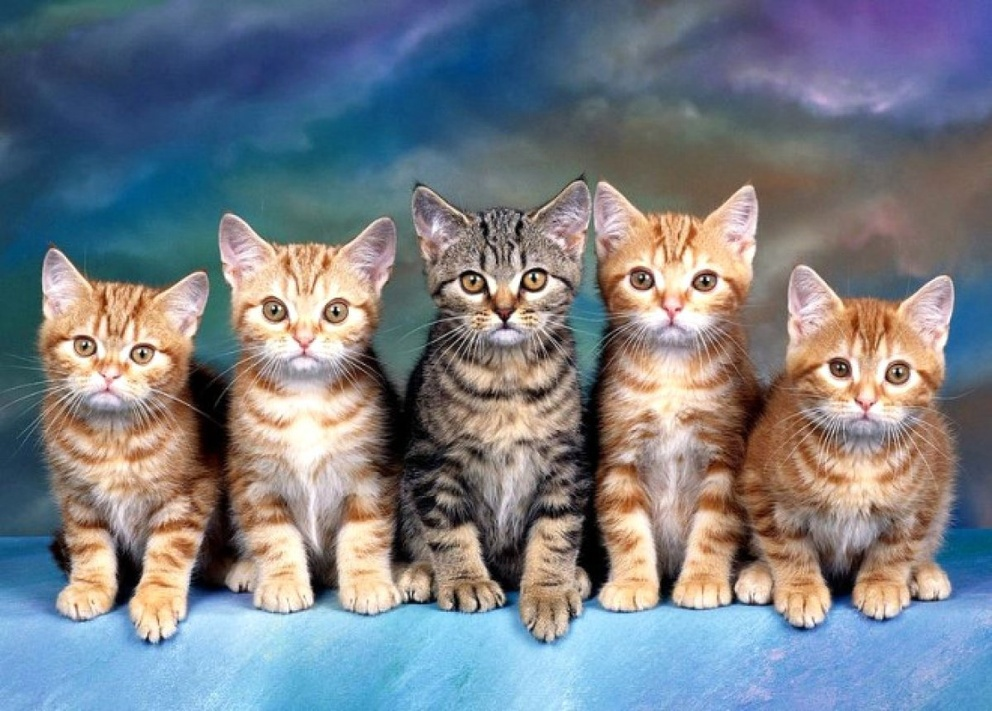
#> input picture Image Processing/Kedi Yüzü Tanıma Projesi/besli_kedi.jpg, 992 x 711 px, shrunk from 1200 x 860 before the run; its folder holds only this picture in this run
$ python 'kedi_yuzu_tanıma.py'
#> lines starting #> are read from the running program, lines starting #| are printed output that depends on the picture; after the words box and inside, x2 and y2 are one past the last pixel; in counts of white or black regions, pixels touching at a corner belong together
# -*- coding: utf-8 -*-
"""
Created on Thu Mar 24 13:41:41 2022

@author: Erdal
"""

import cv2
import os

# resimleri çoklu içe aktarma
files = os.listdir()
print(files)

img_path_list = []

for f in files:
    if(f.endswith(".jpg")):
        img_path_list.append(f)

for j in img_path_list:
    print(j)
    image = cv2.imread(j)
#> image is the input picture: shape (711, 992, 3); mean B, G, R 135.2, 127.5, 121.8
    gray = cv2.cvtColor(image, cv2.COLOR_BGR2GRAY)
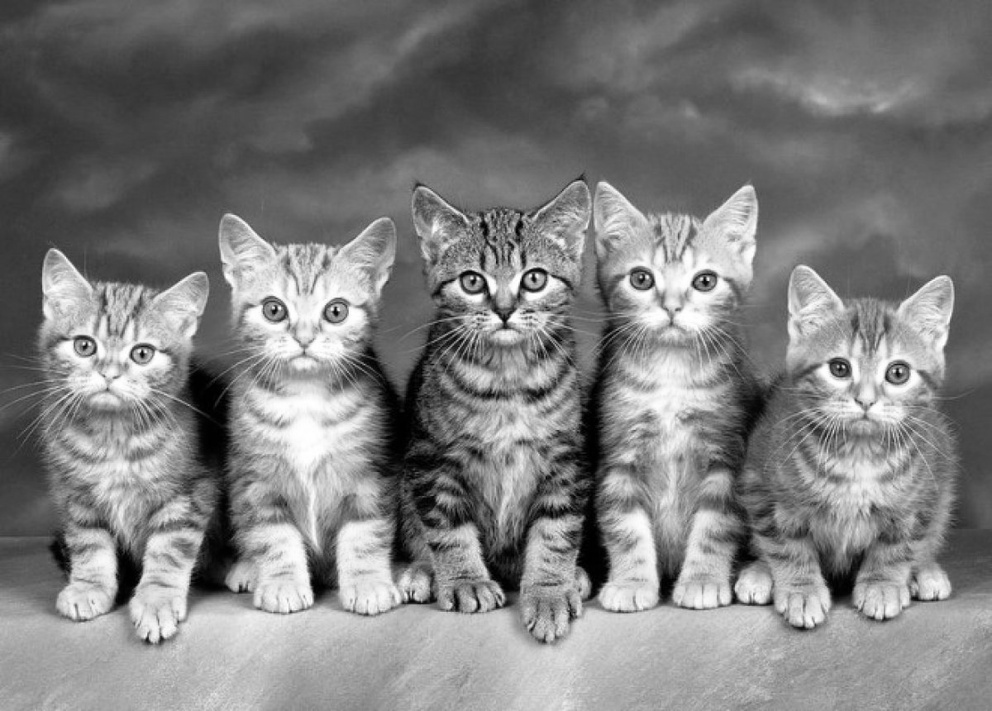
#> gray: shape (711, 992); min 0, max 255, mean 126.7

    detector = cv2.CascadeClassifier("haarcascade_frontalcatface.xml")
    # bütün kediler bu oranlarla tespit edilebiliyor. En iyi sonuç için,
    # minNeighbors ve scaleFactor ile belirli oranlarda oynamak gerekiyor.
    rects = detector.detectMultiScale(gray, minNeighbors = 8, scaleFactor = 1.0379)
#> rects = [[233, 253, 140, 140], [602, 223, 139, 139], [800, 316, 133, 133], [49, 298, 128, 128], [436, 226, 133, 133], [218, 429, 195, 195]]

    for (i,(x,y,w,h)) in enumerate(rects):
        cv2.rectangle(image, (x,y), (x+w, y+h), (0,255,0), 10)
        #.putText(resim, yazı, koordinat, font, kalınlık, renk)
        cv2.putText(image, f"Kedi{i+1}", (x,y-10), cv2.FONT_HERSHEY_SIMPLEX, 0.55 ,(0,255,255), 2)
#> this loop made 6 passes
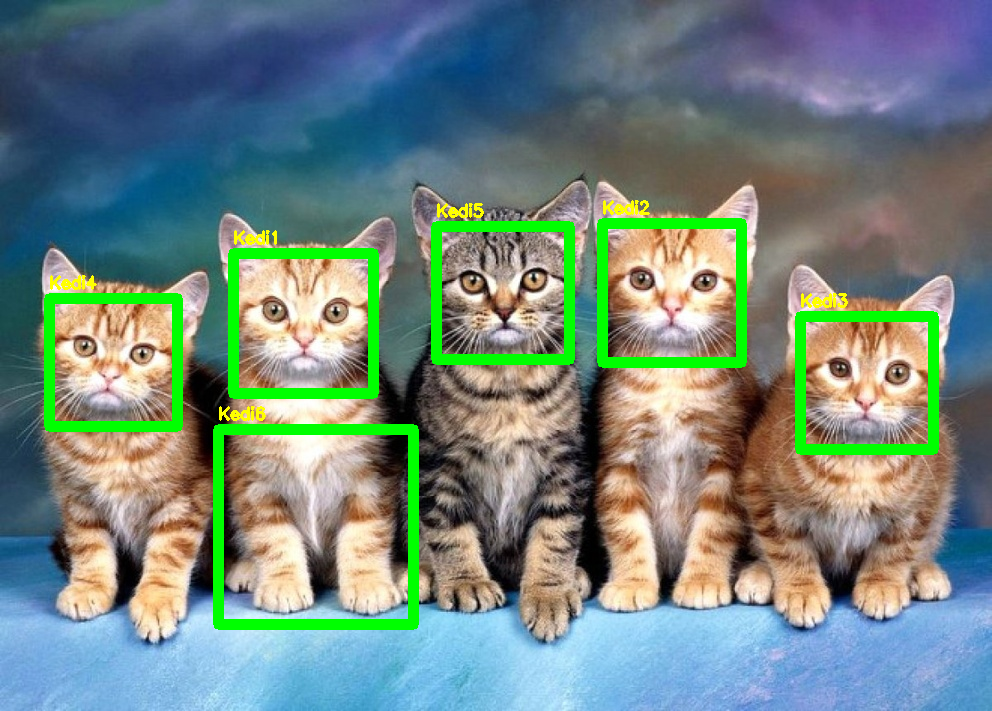
#> image: shape (711, 992, 3); 5.71% of pixels changed, all inside (x1, y1, x2, y2) = (44, 200, 939, 630)

    cv2.imshow(j, image)
    if(cv2.waitKey(0) & 0xFF == ord("q")):
#> (key q is pressed here)
        continue

$ run again, on Image Processing/Kedi Yüzü Tanıma Projesi/iki_kedi.jpg
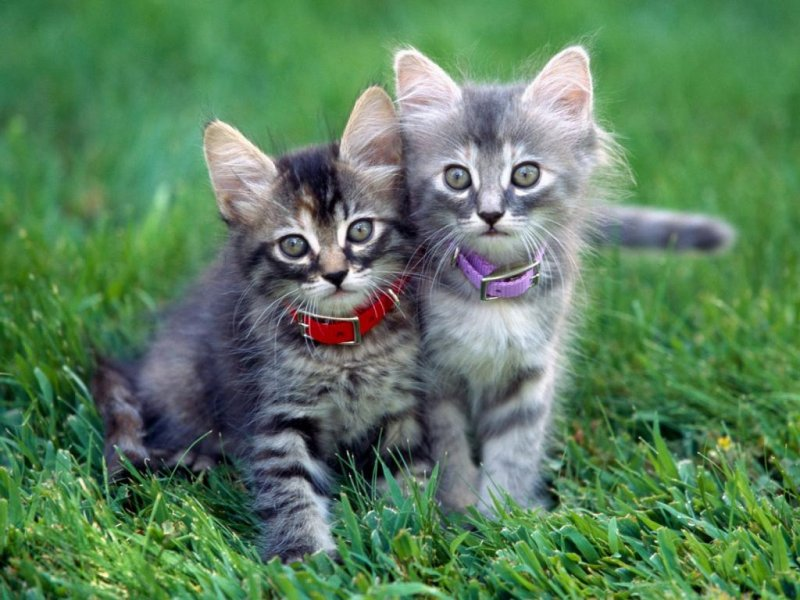
#> input picture Image Processing/Kedi Yüzü Tanıma Projesi/iki_kedi.jpg, 800 x 600 px
#> image is the input picture: shape (600, 800, 3); mean B, G, R 92.6, 127.2, 90.9
#> `gray = cv2.cvtColor(image, cv2.COLOR_BGR2GRAY)`:
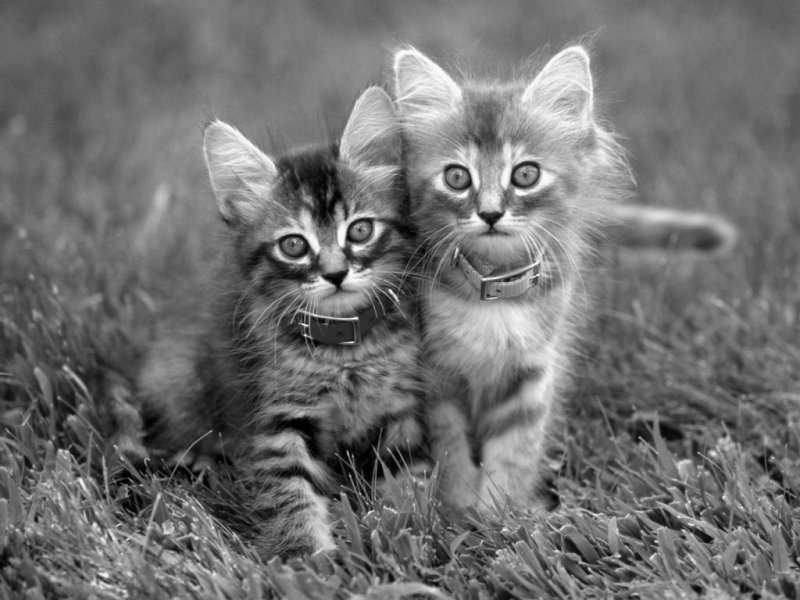
#> gray: shape (600, 800); min 0, max 255, mean 112.4
#> rects = [[261, 188, 135, 135], [416, 117, 147, 147]]
#> the loop `for (i,(x,y,w,h)) in enumerate(rects):` made 2 passes
#> after the loop `for (i,(x,y,w,h)) in enumerate(rects):`:
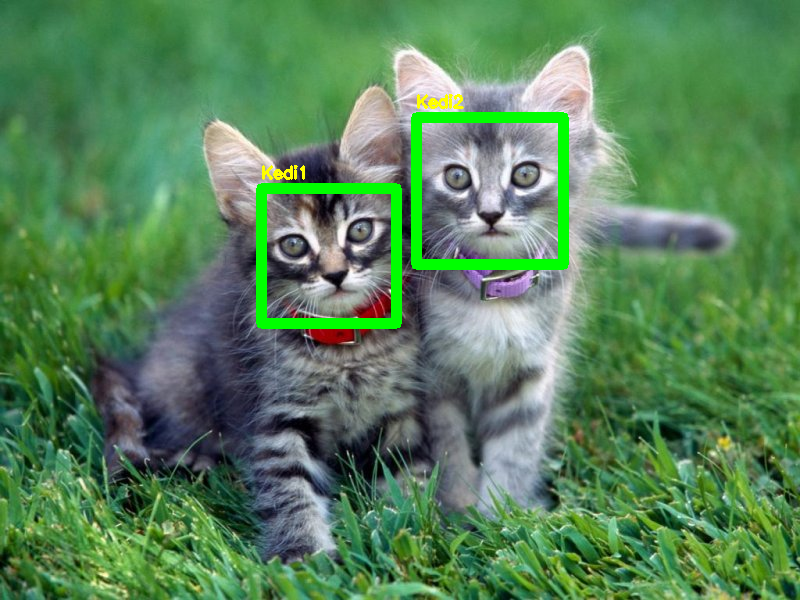
#> image: shape (600, 800, 3); 2.72% of pixels changed, all inside (x1, y1, x2, y2) = (256, 94, 569, 329)

$ run again, on Image Processing/Kedi Yüzü Tanıma Projesi/tek_kedi.jpg
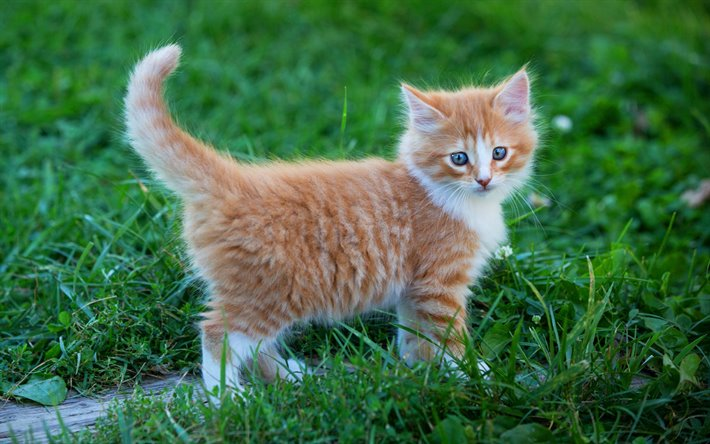
#> input picture Image Processing/Kedi Yüzü Tanıma Projesi/tek_kedi.jpg, 710 x 444 px
#> image is the input picture: shape (444, 710, 3); mean B, G, R 71, 108.7, 65.4
#> `gray = cv2.cvtColor(image, cv2.COLOR_BGR2GRAY)`:
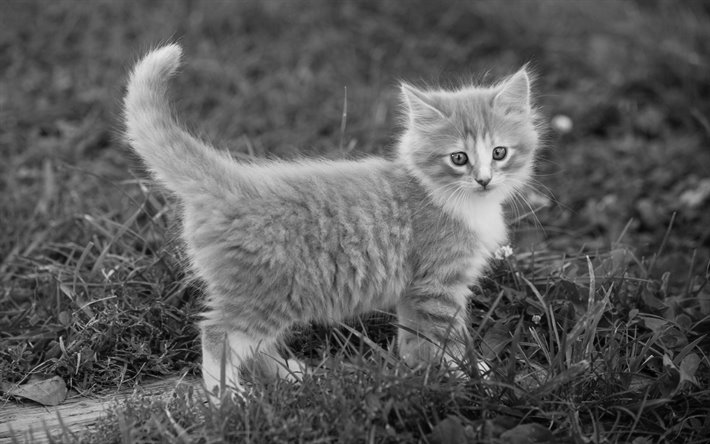
#> gray: shape (444, 710); min 0, max 236, mean 91.4
#> rects = [[436, 121, 88, 88]]
#> the loop `for (i,(x,y,w,h)) in enumerate(rects):` made 1 pass
#> after the loop `for (i,(x,y,w,h)) in enumerate(rects):`:
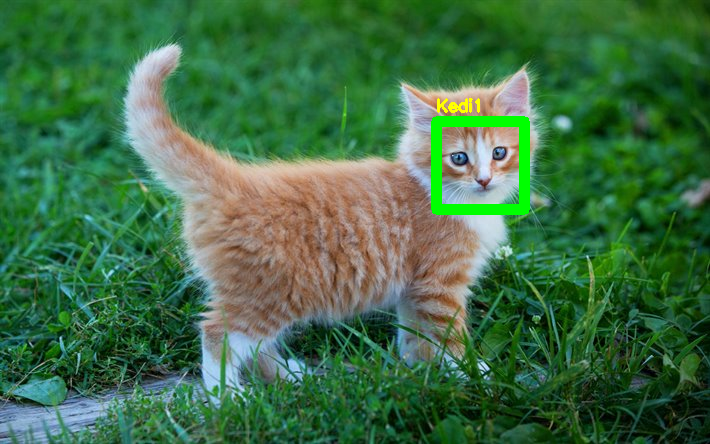
#> image: shape (444, 710, 3); 1.33% of pixels changed, all inside (x1, y1, x2, y2) = (431, 98, 530, 215)
